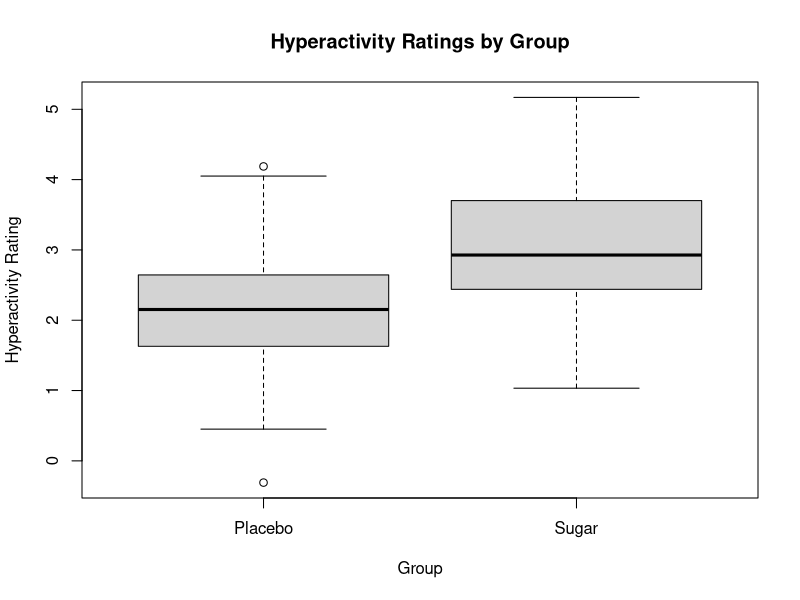

Reproduce this figure in R.
# page no 34
set.seed(123)
n_mothers <- 50
n_sons_per_mother <- 1
group1_hyperactivity <- rnorm(n_mothers, mean = 3, sd = 1) 
group2_hyperactivity <- rnorm(n_mothers, mean = 2, sd = 1) 
data <- data.frame(
  Group = rep(c("Sugar", "Placebo"), each = n_mothers),
  Hyperactivity = c(group1_hyperactivity, group2_hyperactivity)
)
print(summary(data$Hyperactivity))
boxplot(Hyperactivity ~ Group, data = data, xlab = "Group", ylab = "Hyperactivity Rating",
        main = "Hyperactivity Ratings by Group")
